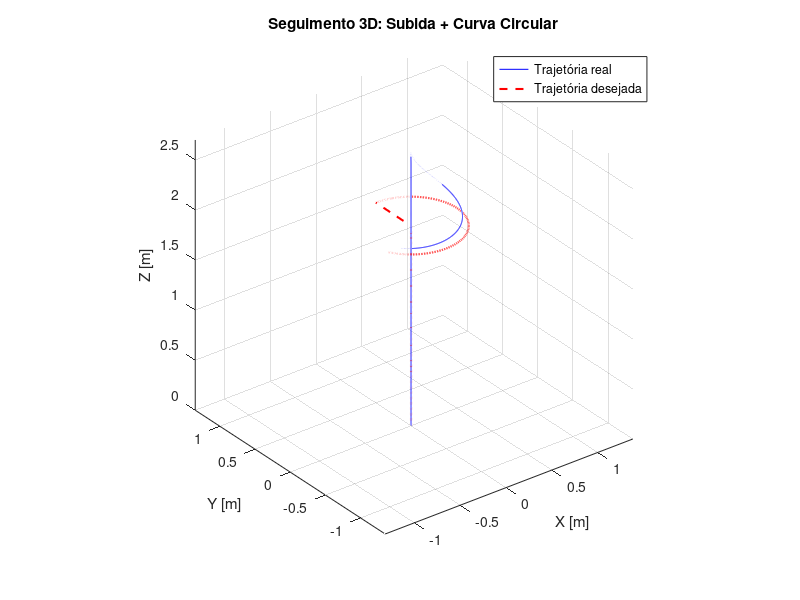
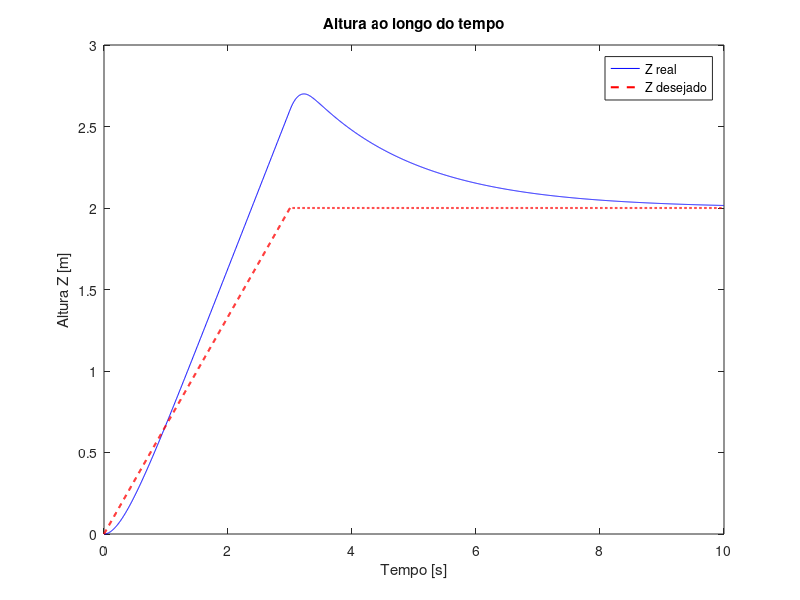

The MATLAB script that drew these images, in order:
%% Parâmetros físicos e de controlo
m = 0.035;                      % massa [kg]
g = 9.81;                       % gravidade [m/s^2]
D = diag([0.108, 0.108, 0.108]);   % matriz de arrasto
Kp = diag([6, 6, 6]);           % ganhos proporcionais ajustados
Kv = diag([6, 6, 8]);           % ganhos derivativos ajustados

dt = 0.005;                     % passo de tempo [s]
T = 10;                         % tempo total [s]
N = T / dt;                     % número de passos de simulação

%% Inicialização de vetores
p = zeros(3, N);   % posição real
v = zeros(3, N);   % velocidade real
pd = zeros(3, N);  % posição desejada
vd = zeros(3, N);  % velocidade desejada
ad = zeros(3, N);  % aceleração desejada

%% Trajetória desejada: subida até 2 m, depois curva circular
t_trans = 3;          % tempo de transição entre subida e curva [s]
h_final = 2.0;        % altura final da subida [m]
r = 0.5;              % raio da curva [m]
omega = 0.6;          % velocidade angular [rad/s]

for k = 1:N
    t = (k-1)*dt;
    
    if t < t_trans
        % Fase 1: subida vertical
        pd(:,k) = [0; 0; h_final * (t / t_trans)];
        vd(:,k) = [0; 0; h_final / t_trans];
        ad(:,k) = [0; 0; 0];  % subida constante
    else
        % Fase 2: curva circular no plano XY
        t2 = t - t_trans;
        pd(:,k) = [r * sin(omega * t2);
                   r * cos(omega * t2);
                   h_final];
        
        vd(:,k) = [r * omega * cos(omega * t2);
                  -r * omega * sin(omega * t2);
                   0];
        
        ad(:,k) = [-r * omega^2 * sin(omega * t2);
                   -r * omega^2 * cos(omega * t2);
                    -g];
    end
end

%% Condições iniciais
p(:,1) = pd(:,1);
v(:,1) = [0;0;0]; % começa parado

%% Simulação com controlador
for k = 1:N-1
    e_p = pd(:,k) - p(:,k);
    e_v = vd(:,k) - v(:,k);

    ua = ad(:,k) + Kv * e_v + Kp * e_p + [0; 0; g];

    % Saturação separada por eixo
    ua(3) = max(min(ua(3), 3), -3);
    ua(1:2) = max(min(ua(1:2), 4), -4);

    a = ua - (1/m) * D * v(:,k);
    v(:,k+1) = v(:,k) + a * dt;
    p(:,k+1) = p(:,k) + v(:,k) * dt;
end

%% Gráfico da trajetória 3D
figure;
plot3(p(1,:), p(2,:), p(3,:), 'b', pd(1,:), pd(2,:), pd(3,:), 'r--', 'LineWidth', 1.5);
xlabel('X [m]'); ylabel('Y [m]'); zlabel('Z [m]');
legend('Trajetória real', 'Trajetória desejada');
title('Seguimento 3D: Subida + Curva Circular');
grid on; axis equal;

%% Gráfico da altura ao longo do tempo
figure;
tvec = (0:N-1) * dt;
plot(tvec, p(3,:), 'b', tvec, pd(3,:), 'r--', 'LineWidth', 1.5);
xlabel('Tempo [s]'); ylabel('Altura Z [m]');
legend('Z real', 'Z desejado');
title('Altura ao longo do tempo');

%% Erro RMSE
rmse_p = sqrt(mean(vecnorm(p - pd).^2));
rmse_v = sqrt(mean(vecnorm(v - vd).^2));
fprintf('RMSE da posição: %.4f m\n', rmse_p);
fprintf('RMSE da velocidade: %.4f m/s\n', rmse_v);
